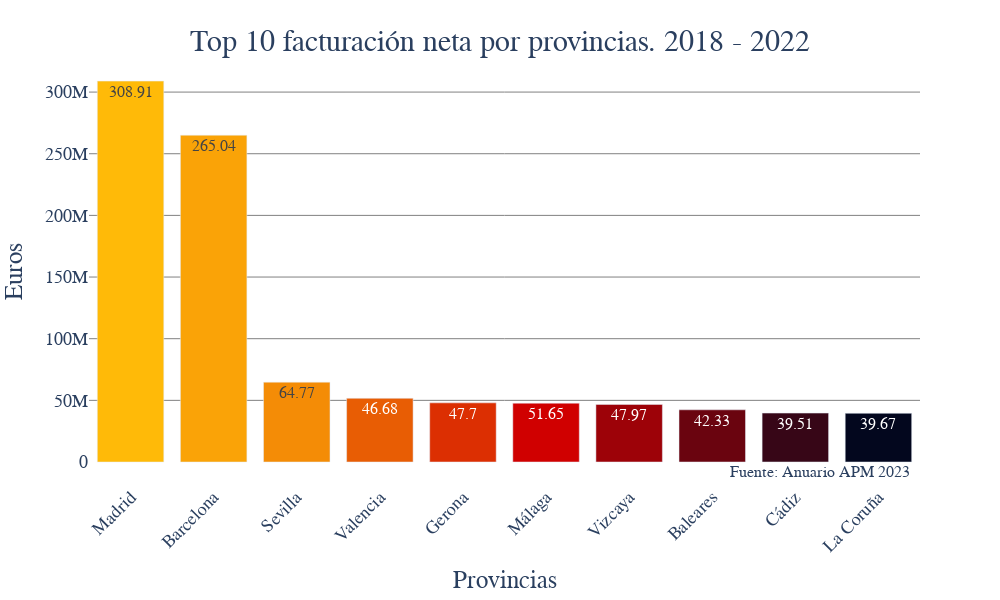

The cell this chart's notebook holds for it:
### Markdown cell above
Grafico de las provincias que mas facturan en la serie 2018-2022

### Code cell
import plotly.express as px

palette = ["#660000","#990033","#5F021F","#8C001A","#FF9000"]
palette_11 = ["#03071e","#370617","#6a040f","#9d0208","#d00000","#dc2f02","#e85d04","#f48c06","#faa307","#ffba08"]
values = df_totales_facturacion_provincias["Ventas"].apply(lambda x: round((x/1000000),2))

fig = px.bar(df_totales_facturacion_provincias.sort_values(by= "Ventas", ascending= False).head(10),
            x='Provincias',
            y='Ventas')

fig.update_traces(
                marker_color=np.tile(palette_11[::-1], len(df_totales_facturacion_provincias["Provincias"])),
                text=values,
                textposition='auto',
                textfont=dict(size=16))

fig.update_xaxes(
                tickangle=-45,
                tickfont=dict(size=18))

fig.update_yaxes(
                tickfont=dict(size=18),
                gridcolor='gray')


fig.update_layout(
                    width=1000,
                    height=600,
                    title_text="Top 10 facturación neta por provincias. 2018 - 2022",
                    title_font=dict(size=30),
                    title_x=0.5, title_y=0.95,
                    plot_bgcolor='rgba(0,0,0,0)',
                    paper_bgcolor='rgba(0,0,0,0)',
                    yaxis_title='Euros',
                    xaxis_title='Provincias',
                    yaxis_title_font=dict(size=25),
                    xaxis_title_font=dict(size=25),
                    font=dict(family='Century Gothic'),                           
                    showlegend=False)

fig.add_annotation(x=9.4, y=5, xanchor='right', yanchor='top',
                    text='Fuente: Anuario APM 2023',
                    font=dict(family='Century Gothic', size=16),
                    showarrow=False)                    

fig.write_image(r'graficos\grafico_barras_facturacion_provincias_2018_2022.png')
fig.show()

### Figure 1 — Plotly figure (JSON) as saved in the notebook; plotly's stock layout.template omitted (floating-point values rounded to 4 significant figures; data arrays with more than 128 entries replaced by an {"elided": "..."} marker saying what was removed)
{"data": [{"alignmentgroup": "True", "hovertemplate": "Provincias=%{x}<br>Ventas=%{y}<extra></extra>", "legendgroup": "", "marker": {"color": {"elided": "520 str values"}, "pattern": {"shape": ""}}, "name": "", "offsetgroup": "", "orientation": "v", "showlegend": false, "text": [308.9, 265.0, 64.77, 46.68, 47.7, 51.65, 47.97, 42.33, 39.51, 39.67, 37.65, 34.28, 31.93, 28, 22.18, 23.38, 20.34, 23.36, 18.72, 17.27, 19.92, 19.43, 20.93, 16.43, 9.75, 15.19, 10.05, 11.77, 9.11, 9.79, 9.48, 6.75, 7.46, 9.87, 5.93, 8.87, 8.78, 8.32, 5.85, 3.92, 7.66, 6.46, 3.99, 3.32, 4.43, 3.5, 2.81, 4.32, 2.23, 2.34, 0.67, 1.07], "textfont": {"size": 16}, "textposition": "auto", "type": "bar", "x": ["Madrid", "Barcelona", "Sevilla", "Valencia", "Gerona", "Málaga", "Vizcaya", "Baleares", "Cádiz", "La Coruña"], "xaxis": "x", "y": [308900000.0, 265000000.0, 64770000.0, 51650000.0, 47970000.0, 47700000.0, 46680000.0, 42330000.0, 39670000.0, 39510000.0], "yaxis": "y"}], "layout": {"annotations": [{"font": {"family": "Century Gothic", "size": 16}, "showarrow": false, "text": "Fuente: Anuario APM 2023", "x": 9.4, "xanchor": "right", "y": 5, "yanchor": "top"}], "barmode": "relative", "font": {"family": "Century Gothic"}, "height": 600, "legend": {"tracegroupgap": 0}, "margin": {"t": 60}, "paper_bgcolor": "rgba(0,0,0,0)", "plot_bgcolor": "rgba(0,0,0,0)", "showlegend": false, "title": {"font": {"size": 30}, "text": "Top 10 facturación neta por provincias. 2018 - 2022", "x": 0.5, "y": 0.95}, "width": 1000, "xaxis": {"anchor": "y", "domain": [0, 1], "tickangle": -45, "tickfont": {"size": 18}, "title": {"font": {"size": 25}, "text": "Provincias"}}, "yaxis": {"anchor": "x", "domain": [0, 1], "gridcolor": "gray", "tickfont": {"size": 18}, "title": {"font": {"size": 25}, "text": "Euros"}}}}
